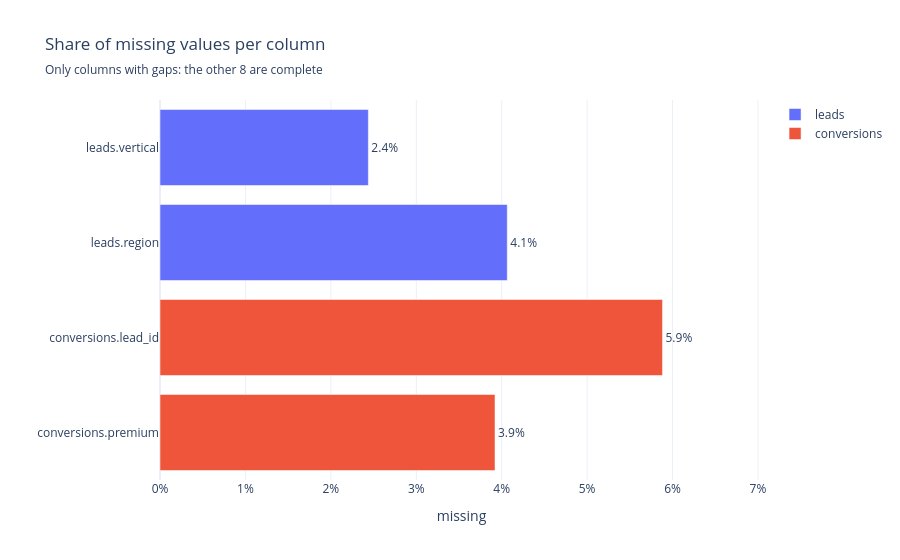

The notebook cell saved with this chart:
### Markdown cell above
## 4. Missing values

### Code cell
missing = (
    pd.concat({"leads": leads.isna().mean(), "conversions": conv.isna().mean()})
    .rename_axis(["table", "column"])
    .rename("missing_share")
    .reset_index()
)
missing["column"] = missing["table"] + "." + missing["column"]
gaps = missing[missing["missing_share"] > 0]

fig = px.bar(
    gaps,
    x="missing_share",
    y="column",
    color="table",
    orientation="h",
    text_auto=".1%",
    title="Share of missing values per column",
    labels={"missing_share": "missing", "column": "", "table": ""},
)
complete = len(missing) - len(gaps)
fig.update_layout(title_subtitle_text=f"Only columns with gaps: the other {complete} are complete")
fig.update_traces(textposition="outside")
fig.update_xaxes(tickformat=".0%", range=[0, gaps["missing_share"].max() * 1.2])
fig.update_yaxes(autorange="reversed")
fig.show()

### Figure 1 — Plotly figure (JSON) as saved in the notebook; plotly's stock layout.template omitted (floating-point values rounded to 4 significant figures)
{"data": [{"hovertemplate": "=%{y}<br>missing=%{x}<extra></extra>", "legendgroup": "leads", "marker": {"color": "#636efa", "pattern": {"shape": ""}}, "name": "leads", "orientation": "h", "showlegend": true, "textposition": "outside", "texttemplate": "%{x:.1%}", "type": "bar", "x": [0.02439, 0.04065], "xaxis": "x", "y": ["leads.vertical", "leads.region"], "yaxis": "y"}, {"hovertemplate": "=%{y}<br>missing=%{x}<extra></extra>", "legendgroup": "conversions", "marker": {"color": "#EF553B", "pattern": {"shape": ""}}, "name": "conversions", "orientation": "h", "showlegend": true, "textposition": "outside", "texttemplate": "%{x:.1%}", "type": "bar", "x": [0.05882, 0.03922], "xaxis": "x", "y": ["conversions.lead_id", "conversions.premium"], "yaxis": "y"}], "layout": {"barmode": "relative", "legend": {"title": {"text": ""}, "tracegroupgap": 0}, "title": {"subtitle": {"text": "Only columns with gaps: the other 8 are complete"}, "text": "Share of missing values per column"}, "xaxis": {"anchor": "y", "domain": [0.0, 1.0], "range": [0, 0.07059], "tickformat": ".0%", "title": {"text": "missing"}}, "yaxis": {"anchor": "x", "autorange": "reversed", "domain": [0.0, 1.0], "title": {"text": ""}}}}
